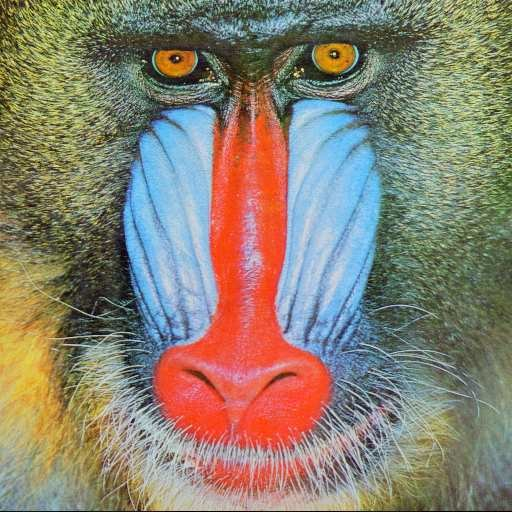
#> input picture algorithms/ADY_YDA_Iterative_Blind_Image_Deconvolution/source/baboon.jpg, 512 x 512 px
$ python -i noise_psd_analysis.py   (imports and definitions only)
#> lines starting #> are read from the running program, lines starting #| are printed output that depends on the picture
"""
noise_psd_analysis.py

Анализ спектральной плотности мощности (СПМ) шума, спектральная фильтрация
и обнаружение коррелированных шумовых компонент.

Модуль предоставляет инструменты для:
1. Оценки СПМ шума по единственному изображению на основе спектрального
   анализа наиболее гладких участков (блоков).
2. Обнаружения периодического шума путем поиска изолированных
   спектральных пиков.
3. Оценки корреляции шума на основе автокорреляции с задержкой 1 (lag-1)
   для шумовых остатков.
4. Применения спектральных фильтров: режекторного (notch),
   режекторного полосового (band-stop) и фильтра обесцвечивания (prewhitening).

Примечание: спектральный наклон beta (где P ~ 1/f^beta), оцениваемый по
блокам изображения, ненадежен для естественных двумерных изображений из-за
остаточного присутствия полезного сигнала со спектром ~1/f^2. Значение beta
вычисляется исключительно в информационных целях. Автоматические решения
о наличии корреляции принимаются на основе теста автокорреляции lag-1.
"""

import numpy as np
from numpy.fft import fft2, ifft2, fftshift, ifftshift
from scipy.ndimage import median_filter as _median_filter_nd

__all__ = [
    'analyze_noise_psd',
    'estimate_noise_psd',
    'classify_noise',
    'prewhiten',
    'notch_filter',
    'bandstop_filter',
]


def _radial_profile(psd_2d):
    """
    Вычисление радиального (азимутально усредненного) профиля спектра мощности.

    Параметры
    ---------
    psd_2d : ndarray
        Центрированный двумерный спектр мощности размерности (H, W).

    Возвращает
    ----------
    radii : ndarray
        Массив частотных бинов (радиусов в пикселях от центрального).
    profile : ndarray
        Среднее значение СПМ для каждого радиуса.
    """
    H, W = psd_2d.shape
    cy, cx = H // 2, W // 2
    Y, X = np.ogrid[:H, :W]
    R = np.sqrt((X - cx) ** 2 + (Y - cy) ** 2).astype(int)
    max_r = min(cy, cx)
    radii = np.arange(0, max_r)
    profile = np.zeros(max_r, dtype=np.float64)
    for r in radii:
        mask = R == r
        if mask.any():
            profile[r] = psd_2d[mask].mean()
    return radii, profile


def _extract_smooth_patches(image, pch_size=32, stride=None, n_patches=100):
    """
    Извлечение участков изображения с минимальной текстурой (наиболее гладких).

    Блоки сортируются по возрастанию энергии градиента (дисперсия разностей
    по горизонтали и вертикали). Самые гладкие блоки содержат преимущественно
    шум с минимальной долей полезного сигнала, что делает их оптимальными
    для оценки СПМ шума.

    Параметры
    ---------
    image : ndarray
        Полутоновое изображение размерности (H, W).
    pch_size : int
        Размер стороны квадратного блока.
    stride : int или None
        Шаг смещения окна. Если None, используется значение pch_size // 2.
    n_patches : int
        Количество извлекаемых блоков для возврата.

    Возвращает
    ----------
    patches : list of ndarray
        Список извлеченных блоков размерности (pch_size, pch_size).
    """
    H, W = image.shape
    if stride is None:
        stride = max(1, pch_size // 2)

    candidates = []
    for y0 in range(0, H - pch_size + 1, stride):
        for x0 in range(0, W - pch_size + 1, stride):
            p = image[y0:y0 + pch_size, x0:x0 + pch_size]
            dx = np.diff(p, axis=1)
            dy = np.diff(p, axis=0)
            energy = float(np.var(dx) + np.var(dy))
            candidates.append((energy, p))

    candidates.sort(key=lambda t: t[0])
    return [c[1] for c in candidates[:n_patches]]


def _detrend_patch(patch):
    """
    Удаление плоского тренда вида (ax + by + c) из двумерного блока.

    Устраняет постоянную составляющую и линейные градиенты, оставляя только
    шум и высокочастотные остатки сигнала. Это необходимо для несмещенной
    оценки СПМ шума: без удаления тренда градиенты яркости в гладких блоках
    формируют ложный спектральный спад 1/f^2.

    Параметры
    ---------
    patch : ndarray
        Входной двумерный массив.

    Возвращает
    ----------
    detrended : ndarray
        Блок с вычтенным линейным трендом.
    """
    h, w = patch.shape
    yy, xx = np.mgrid[0:h, 0:w]
    A = np.column_stack([xx.ravel().astype(np.float64),
                         yy.ravel().astype(np.float64),
                         np.ones(h * w, dtype=np.float64)])
    coef = np.linalg.lstsq(A, patch.ravel(), rcond=None)[0]
    trend = (A @ coef).reshape(h, w)
    return patch - trend


def _detect_periodic_peaks_2d(psd_2d, threshold_factor=8.0, min_radius=5,
                              max_peaks=20):
    """
    Обнаружение изолированных спектральных пиков, соответствующих
    периодическому шуму.

    Значение каждого частотного бина сравнивается с медианным значением
    по кольцу соответствующего радиуса (радиальным средним). Истинные
    периодические пики значительно превышают этот базовый уровень.
    Для устранения близких срабатываний применяется жадная кластеризация:
    пики сортируются по мощности, соседние пики подавляются.

    Параметры
    ---------
    psd_2d : ndarray
        Центрированный двумерный спектр мощности размерности (H, W).
    threshold_factor : float
        Минимальное отношение пика к радиальному среднему уровню.
    min_radius : int
        Минимальное расстояние от нулевой частоты для поиска.
    max_peaks : int
        Максимальное количество возвращаемых пиков.

    Возвращает
    ----------
    peaks : list of dict
        Список найденных пиков. Каждый элемент содержит координаты 'u', 'v',
        расстояние от центра 'radius', мощность 'power' и отношение 'ratio'.
    """
    H, W = psd_2d.shape
    cy, cx = H // 2, W // 2

    Y, X = np.ogrid[:H, :W]
    R = np.sqrt((X - cx) ** 2 + (Y - cy) ** 2)
    R_int = R.astype(int)
    max_r = min(cy, cx)

    radial_avg = np.zeros(max_r + 1, dtype=np.float64)
    radial_cnt = np.zeros(max_r + 1, dtype=np.float64)
    for r in range(max_r + 1):
        mask_r = R_int == r
        if mask_r.any():
            radial_avg[r] = np.median(psd_2d[mask_r])
            radial_cnt[r] = mask_r.sum()

    baseline = np.ones_like(psd_2d) * np.median(psd_2d)
    for r in range(max_r + 1):
        mask_r = R_int == r
        baseline[mask_r] = max(radial_avg[r], 1e-30)

    ratio_map = psd_2d / baseline

    border = 2
    peak_mask = (
        (ratio_map > threshold_factor) &
        (R > min_radius) &
        (R < min(cy, cx) * 0.95)
    )
    peak_mask[:border, :] = False
    peak_mask[-border:, :] = False
    peak_mask[:, :border] = False
    peak_mask[:, -border:] = False

    peaks = []
    coords = np.argwhere(peak_mask)
    if len(coords) == 0:
        return peaks

    powers = psd_2d[peak_mask]
    order = np.argsort(-powers)
    coords_sorted = coords[order]
    used = np.zeros(len(coords_sorted), dtype=bool)

    for i in range(len(coords_sorted)):
        if used[i]:
            continue
        v, u = coords_sorted[i]
        r = float(np.sqrt((u - cx) ** 2 + (v - cy) ** 2))
        peaks.append({
            'u': int(u),
            'v': int(v),
            'radius': r,
            'power': float(psd_2d[v, u]),
            'ratio': float(ratio_map[v, u]),
        })
        for j in range(i + 1, len(coords_sorted)):
            vj, uj = coords_sorted[j]
            if abs(vj - v) <= 5 and abs(uj - u) <= 5:
                used[j] = True

    return peaks[:max_peaks]


def estimate_noise_psd(image, pch_size=32, n_smooth=100):
    """
    Оценка двумерной СПМ шума на основе наиболее гладких участков изображения.

    Используется метод Бартлетта: извлекаются гладкие блоки, из них вычитается
    линейный тренд, после чего применяется оконная функция Ханнинга (для
    уменьшения спектрального просачивания) и усредняются их периодограммы.
    Итоговый спектр интерполируется до полных размеров исходного изображения.

    Параметры
    ---------
    image : ndarray
        Изображение размерности (H, W). Значения в диапазоне [0, 1] или [0, 255].
    pch_size : int
        Размер стороны блока для анализа.
    n_smooth : int
        Количество используемых гладких блоков.

    Возвращает
    ----------
    psd_2d_full : ndarray
        Оценка СПМ шума, масштабированная до полного размера изображения (H, W).
    norm_freq : ndarray
        Нормализованные радиальные частоты в диапазоне [0, 1].
    radial_psd : ndarray
        Радиально усредненная СПМ шума, полученная по блокам.
    psd_avg : ndarray
        Оригинальная двумерная СПМ размерности (pch_size, pch_size).
    """
    img = np.asarray(image, dtype=np.float64)
    if img.max() > 1.0:
        img = img / 255.0

    H, W = img.shape[:2]
    if img.ndim == 3:
        img = 0.2989 * img[:, :, 0] + 0.587 * img[:, :, 1] + 0.114 * img[:, :, 2]

    patches = _extract_smooth_patches(img, pch_size=pch_size, n_patches=n_smooth)
    if len(patches) < 5:
        F = fftshift(fft2(img))
        psd_full = np.abs(F) ** 2 / (H * W)
        radii, profile = _radial_profile(psd_full)
        max_r = min(H // 2, W // 2)
        return psd_full, radii / max_r, profile, psd_full

    window = np.outer(np.hanning(pch_size), np.hanning(pch_size))
    window_energy = np.sum(window ** 2)
    psd_avg = np.zeros((pch_size, pch_size), dtype=np.float64)
    for p in patches:
        p_dt = _detrend_patch(p) * window
        F = fftshift(fft2(p_dt))
        psd_avg += np.abs(F) ** 2
    psd_avg /= len(patches)
    psd_avg /= window_energy

    radii, radial_psd = _radial_profile(psd_avg)
    max_r_patch = pch_size // 2
    norm_freq = radii / max(max_r_patch, 1)

    cy, cx = H // 2, W // 2
    max_r_full = min(cy, cx)
    Y, X = np.ogrid[:H, :W]
    R_full = np.sqrt((X - cx) ** 2 + (Y - cy) ** 2)

    scale = max_r_patch / max(max_r_full, 1)
    R_patch = R_full * scale
    R_patch = np.clip(R_patch, 0, len(radial_psd) - 1)
    r_floor = np.floor(R_patch).astype(int)
    r_ceil = np.minimum(r_floor + 1, len(radial_psd) - 1)
    frac = R_patch - r_floor
    psd_2d_full = radial_psd[r_floor] * (1 - frac) + radial_psd[r_ceil] * frac

    return psd_2d_full, norm_freq, radial_psd, psd_avg


def _lag1_autocorrelation(image, pch_size=32, n_patches=100):
    """
    Проверка шума на коррелированность через автокорреляцию с задержкой 1
    для шумовых остатков по горизонтали и вертикали.

    Для белого шума значение ожидается около нуля. Существенные положительные
    значения указывают на пространственную корреляцию шума. Статистическая
    значимость оценивается с использованием порога в 3 стандартных отклонения
    (3 * sigma), где теоретическое СКО для блоков размера pch_size составляет
    примерно 1 / pch_size.

    Возвращает
    ----------
    lag1_h : float
        Усредненная горизонтальная автокорреляция.
    lag1_v : float
        Усредненная вертикальная автокорреляция.
    is_correlated : bool
        Флаг, указывающий на превышение порога значимости.
    """
    img = np.asarray(image, dtype=np.float64)
    if img.max() > 1.0:
        img = img / 255.0
    if img.ndim == 3:
        img = 0.2989 * img[:, :, 0] + 0.587 * img[:, :, 1] + 0.114 * img[:, :, 2]

    patches = _extract_smooth_patches(img, pch_size=pch_size,
                                      n_patches=n_patches)
    if len(patches) < 5:
        return 0.0, 0.0, False

    lag1_h_list = []
    lag1_v_list = []
    for p in patches:
        p_dt = _detrend_patch(p)
        var = np.var(p_dt)
        if var < 1e-15:
            continue
        h = np.mean(p_dt[:, :-1] * p_dt[:, 1:]) / var
        v = np.mean(p_dt[:-1, :] * p_dt[1:, :]) / var
        lag1_h_list.append(h)
        lag1_v_list.append(v)

    if not lag1_h_list:
        return 0.0, 0.0, False

    lag1_h = float(np.median(lag1_h_list))
    lag1_v = float(np.median(lag1_v_list))

    expected_std = 1.0 / pch_size
    threshold = 3.0 * expected_std
    is_correlated = (lag1_h > threshold) or (lag1_v > threshold)

    return lag1_h, lag1_v, is_correlated


def classify_noise(radial_freq, radial_psd, psd_2d_full=None,
                   peak_threshold=100.0, image=None):
    """
    Определение типа шума на основе спектральных пиков и автокорреляции.

    Возвращает
    ----------
    result : dict
        Словарь параметров классификации:
        - 'noise_class' : тип шума ('white', 'periodic' или 'correlated').
        - 'beta' : оценка спектрального наклона (справочная информация).
        - 'is_correlated' : результат автокорреляционного теста.
        - 'has_periodic' : наличие выраженных периодических пиков.
        - 'periodic_peaks' : список параметров найденных пиков.
        - 'noise_floor' : базовый уровень шума (медиана).
        - 'lag1_h', 'lag1_v' : коэффициенты автокорреляции lag-1.
    """
    valid = (radial_freq > 0.35) & (radial_freq < 0.9)
    if valid.sum() < 3:
        beta = 0.0
    else:
        f = radial_freq[valid]
        p = np.maximum(radial_psd[valid], 1e-30)
        A = np.vstack([np.log(f), np.ones_like(f)]).T
        coeff = np.linalg.lstsq(A, np.log(p), rcond=None)[0]
        beta = float(-coeff[0])

    noise_floor = float(np.median(radial_psd[valid])) if valid.sum() >= 3 \
        else float(np.median(radial_psd))

    peaks = []
    if psd_2d_full is not None:
        peaks = _detect_periodic_peaks_2d(psd_2d_full,
                                          threshold_factor=peak_threshold)
    has_periodic = len(peaks) > 0

    lag1_h, lag1_v, is_corr = 0.0, 0.0, False
    if image is not None:
        lag1_h, lag1_v, is_corr = _lag1_autocorrelation(image)

    if has_periodic:
        noise_class = 'periodic'
    elif is_corr:
        noise_class = 'correlated'
    else:
        noise_class = 'white'

    return {
        'noise_class': noise_class,
        'beta': beta,
        'is_correlated': is_corr,
        'has_periodic': has_periodic,
        'periodic_peaks': peaks,
        'noise_floor': noise_floor,
        'lag1_h': lag1_h,
        'lag1_v': lag1_v,
    }


def analyze_noise_psd(image, pch_size=32, n_smooth=100,
                      peak_threshold=100.0):
    """
    Комплексный спектральный анализ шума на изображении.

    Объединяет функции оценки СПМ шума, тест автокорреляции и итоговую
    классификацию в единый процесс.

    Параметры
    ---------
    image : ndarray
        Полутоновое изображение размерности (H, W).
    pch_size : int
        Размер блоков для оценки СПМ.
    n_smooth : int
        Количество извлекаемых гладких блоков.
    peak_threshold : float
        Порог обнаружения периодических пиков.

    Возвращает
    ----------
    info : dict
        Словарь, содержащий данные двумерной СПМ, радиального профиля и
        результаты классификации типа шума.
    """
    img = np.asarray(image, dtype=np.float64)
    if img.max() > 1.0:
        img = img / 255.0
    if img.ndim == 3:
        img = 0.2989 * img[:, :, 0] + 0.587 * img[:, :, 1] + 0.114 * img[:, :, 2]

    psd_2d, radial_freq, radial_psd, psd_patches = estimate_noise_psd(
        img, pch_size=pch_size, n_smooth=n_smooth)

    F = fftshift(fft2(img))
    psd_full_2d = np.abs(F) ** 2 / (img.shape[0] * img.shape[1])

    classification = classify_noise(
        radial_freq, radial_psd,
        psd_2d_full=psd_full_2d,
        peak_threshold=peak_threshold,
        image=img)

    return {
        'psd_2d': psd_2d,
        'psd_2d_patches': psd_patches,
        'radial_freq': radial_freq,
        'radial_psd': radial_psd,
        **classification,
    }

def notch_filter(image, peaks, notch_radius=3, rolloff=2):
    """
    Подавление периодического шума на основе фильтра Баттерворта.

    Для каждого обнаруженного пика в спектре создается режекторный
    провал (notch) по координатам (u, v) и симметрично (-u, -v). Если
    координаты не заданы, применяется кольцевое подавление по заданному
    радиусу.

    Параметры
    ---------
    image : ndarray
        Изображение размерности (H, W) или (H, W, C).
    peaks : list of dict
        Список характеристик пиков, сформированный функцией analyze_noise_psd.
    notch_radius : int
        Ширина режекторного провала вокруг пика (в пикселях).
    rolloff : int
        Порядок фильтра Баттерворта, определяющий гладкость перехода.

    Возвращает
    ----------
    filtered : ndarray
        Отфильтрованное изображение (тип float64).
    """
    img = np.asarray(image, dtype=np.float64)
    was_255 = img.max() > 1.0
    if was_255:
        img = img / 255.0

    if img.ndim == 3:
        out = np.zeros_like(img)
        for ch in range(img.shape[2]):
            out[:, :, ch] = notch_filter(img[:, :, ch], peaks,
                                         notch_radius, rolloff)
        return out * 255.0 if was_255 else out

    H, W = img.shape
    cy, cx = H // 2, W // 2
    Y, X = np.mgrid[:H, :W]

    mask = np.ones((H, W), dtype=np.float64)
    for pk in peaks:
        if 'u' in pk and 'v' in pk:
            u0, v0 = pk['u'], pk['v']
            for (pu, pv) in [(u0, v0), (2 * cx - u0, 2 * cy - v0)]:
                D = np.sqrt((X - pu) ** 2 + (Y - pv) ** 2)
                D = np.maximum(D, 1e-10)
                notch = 1.0 - 1.0 / (1.0 + (D / max(notch_radius, 1)) ** (2 * rolloff))
                mask *= notch
        else:
            r0 = pk['radius']
            R = np.sqrt((X - cx) ** 2 + (Y - cy) ** 2)
            D = np.abs(R - r0)
            D = np.maximum(D, 1e-10)
            notch = 1.0 - 1.0 / (1.0 + (D / max(notch_radius, 1)) ** (2 * rolloff))
            mask *= notch
    F = fftshift(fft2(img))
    F_filtered = F * mask
    filtered = np.real(ifft2(ifftshift(F_filtered)))

    return filtered * 255.0 if was_255 else filtered


# [118 lines left out: functions bandstop_filter, prewhiten, not called in this run]


def noise_preprocess(image, pch_size=32, n_smooth=100,
                     peak_threshold=100.0,
                     notch_radius=3):
    """
    Автоматическая спектральная предобработка шума (анализ и фильтрация).

    В автоматическом режиме применяется только режекторная фильтрация для
    выявленного периодического шума. Процедура обесцвечивания (prewhitening)
    автоматически не выполняется, так как требует идеально чистой СПМ шума,
    что затруднительно обеспечить для единственного изображения.

    Параметры
    ---------
    image : ndarray
        Изображение размерности (H, W) или (H, W, C).
    pch_size : int
        Размер блока для оценки СПМ.
    n_smooth : int
        Количество извлекаемых гладких блоков.
    peak_threshold : float
        Порог для обнаружения пиков периодического шума (истинные пики
        обычно имеют отношение более 2000, порог 100 исключает ложные
        срабатывания).
    notch_radius : int
        Радиус подавления вокруг пика для фильтрации.

    Возвращает
    ----------
    result : dict
        Словарь с результатами:
        - 'image' : предобработанное изображение (формат совпадает со входом).
        - 'psd_info' : подробный анализ СПМ (из analyze_noise_psd).
        - 'applied' : список примененных фильтров (например, ['notch'] или []).
    """
    img = np.asarray(image, dtype=np.float64)
    was_255 = img.max() > 1.0

    if was_255:
        work = img / 255.0
    else:
        work = img.copy()

    if work.ndim == 3:
        gray = 0.2989 * work[:, :, 0] + 0.587 * work[:, :, 1] + 0.114 * work[:, :, 2]
    else:
        gray = work

    psd_info = analyze_noise_psd(gray, pch_size=pch_size,
                                 n_smooth=n_smooth,
                                 peak_threshold=peak_threshold)

    applied = []
    processed = work.copy()
    if psd_info['has_periodic']:
        processed = notch_filter(processed, psd_info['periodic_peaks'],
                                 notch_radius=notch_radius)
        applied.append('notch')

    if was_255:
        processed = processed * 255.0

    return {
        'image': processed,
        'psd_info': psd_info,
        'applied': applied,
    }

>>> import cv2
>>> picture = cv2.imread('../../../../algorithms/ADY_YDA_Iterative_Blind_Image_Deconvolution/source/baboon.jpg', cv2.IMREAD_GRAYSCALE)
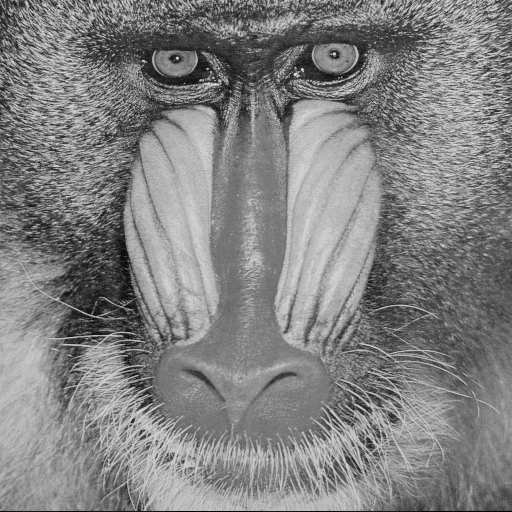
#> picture: shape (512, 512); min 0, max 251, mean 129.6
>>> result = noise_preprocess(picture)
#> in noise_preprocess, `was_255 = img.max() > 1.0`: was_255 = True
#> after the loop in _extract_smooth_patches, `for y0 in range(0, H - pch_size + 1, stride):`:
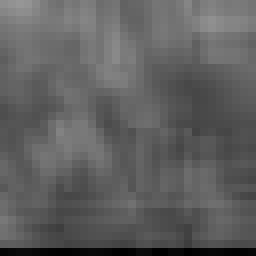
#> p: shape (32, 32) float64 (shown 8 times larger); min 0, max 0.588, mean 0.373
#> after the loop in _extract_smooth_patches, `for y0 in range(0, H - pch_size + 1, stride):`: candidates = 961 items
#> in estimate_noise_psd, `patches = _extract_smooth_patches(img, pch_size=pch_size, n_patches=n_..`: patches = 100 items
#> the loop in estimate_noise_psd, `for p in patches:` made 100 passes
#> coef in _detrend_patch on passes 1 to 8: [0.00142, -0.000567, 0.703], [0.00157, 0.00088, 0.68], [0.000273, -0.000308, 0.711], [-0.00228, 0.000569, 0.755], [-0.00154, -0.000346, 0.758], [-0.000224, 0.000263, 0.717], [-0.000725, 7.38e-05, 0.751], [-0.000709, 0.000735, 0.735]
#> after the loop in estimate_noise_psd, `for p in patches:`:
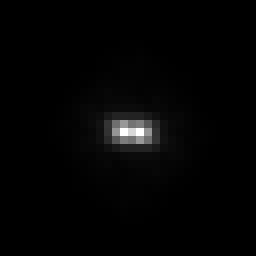
#> psd_avg: shape (32, 32) float64 (shown 8 times larger); min 0.0704, max 1129.4, mean 18.6; drawn with min black and max white
#> after the loop in _radial_profile, `for r in radii:`: profile = [0.0709, 0.0532, 0.021, 0.00784, 0.00336, 0.00221, 0.00168, 0.00118, 0.000767, 0.000492, 0.000291, 0.00018, 0.000114, 8.38e-05, 6.66e-05, 5.55e-05]
#> in estimate_noise_psd, `radii, radial_psd = _radial_profile(psd_avg)`: radii = [0, 1, 2, 3, 4, 5, 6, 7, 8, 9, 10, 11, 12, 13, 14, 15]; radial_psd has the same summary as profile in _radial_profile
#> in estimate_noise_psd, `norm_freq = radii / max(max_r_patch, 1)`: norm_freq = [0, 0.0625, 0.125, 0.188, 0.25, 0.312, 0.375, 0.438, 0.5, 0.562, 0.625, 0.688, 0.75, 0.812, 0.875, 0.938]
#> in estimate_noise_psd, `R_patch = np.clip(R_patch, 0, len(radial_psd) - 1)`:
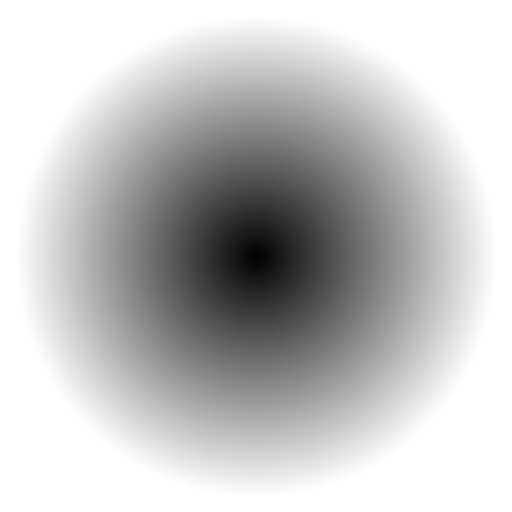
#> R_patch: shape (512, 512) float64; min 0, max 15, mean 11.55; drawn with min black and max white
#> in estimate_noise_psd, `r_floor = np.floor(R_patch).astype(int)`:
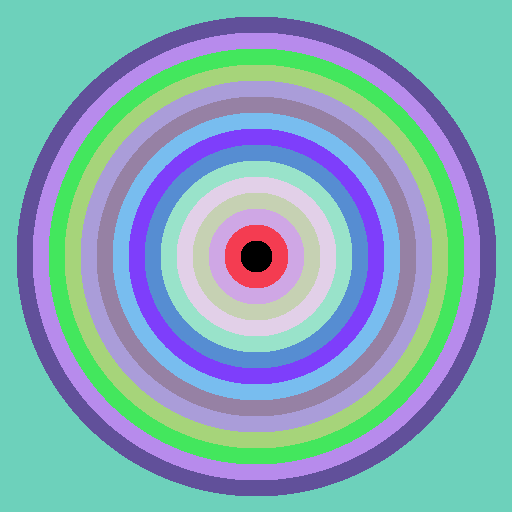
#> r_floor: shape (512, 512) int64; 16 distinct labels, from 0 to 15; one colour per label, 0 black
#> in estimate_noise_psd, `r_ceil = np.minimum(r_floor + 1, len(radial_psd) - 1)`:
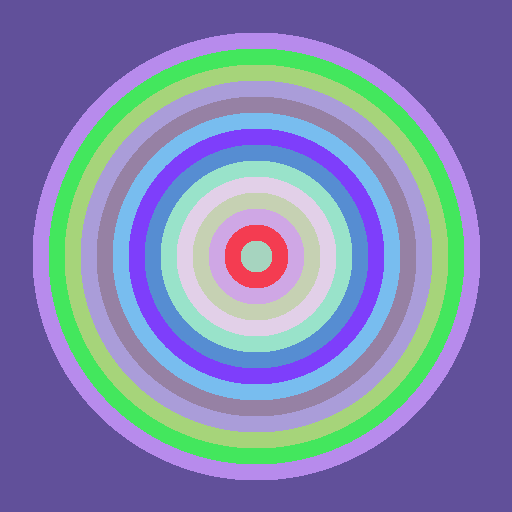
#> r_ceil: shape (512, 512) int64; 15 distinct labels, from 1 to 15; one colour per label, 0 black
#> in estimate_noise_psd, `frac = R_patch - r_floor`:
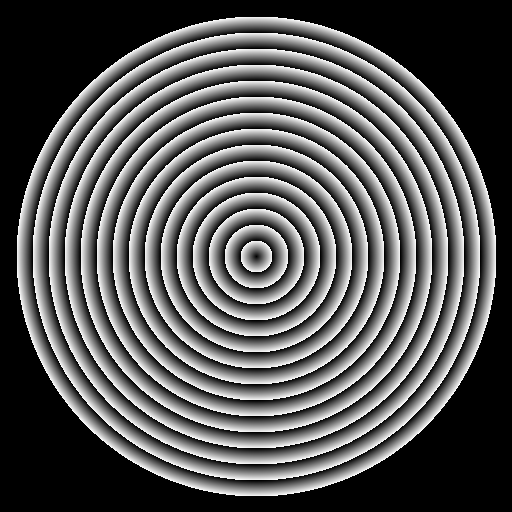
#> frac: shape (512, 512) float64; min 0, max 1, mean 0.351
#> in analyze_noise_psd, `psd_2d, radial_freq, radial_psd, psd_patches = estimate_noise_psd( img..`: radial_freq has the same summary as norm_freq in estimate_noise_psd; radial_psd has the same summary as profile in _radial_profile
#> (the rest of the program and of its run is left out)
